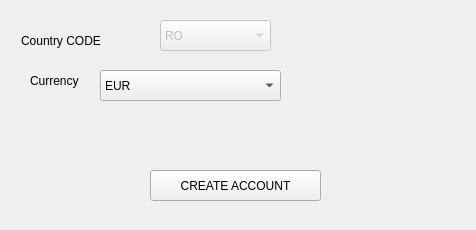
<?xml version="1.0" encoding="UTF-8"?>
<ui version="4.0">
 <class>QtGenerateIBAN</class>
 <widget class="QWidget" name="QtGenerateIBAN">
  <property name="geometry">
   <rect>
    <x>0</x>
    <y>0</y>
    <width>476</width>
    <height>230</height>
   </rect>
  </property>
  <property name="windowTitle">
   <string>QtGenerateIBAN</string>
  </property>
  <widget class="QPushButton" name="createAccountButton">
   <property name="geometry">
    <rect>
     <x>150</x>
     <y>170</y>
     <width>171</width>
     <height>31</height>
    </rect>
   </property>
   <property name="text">
    <string>CREATE ACCOUNT</string>
   </property>
  </widget>
  <widget class="QComboBox" name="comboBox">
   <property name="enabled">
    <bool>false</bool>
   </property>
   <property name="geometry">
    <rect>
     <x>160</x>
     <y>20</y>
     <width>111</width>
     <height>31</height>
    </rect>
   </property>
   <item>
    <property name="text">
     <string>RO</string>
    </property>
   </item>
  </widget>
  <widget class="QLabel" name="label">
   <property name="geometry">
    <rect>
     <x>21</x>
     <y>31</y>
     <width>131</width>
     <height>20</height>
    </rect>
   </property>
   <property name="text">
    <string>Country CODE</string>
   </property>
  </widget>
  <widget class="QLabel" name="label_4">
   <property name="geometry">
    <rect>
     <x>30</x>
     <y>70</y>
     <width>51</width>
     <height>21</height>
    </rect>
   </property>
   <property name="text">
    <string>Currency</string>
   </property>
  </widget>
  <widget class="QComboBox" name="comboBox_2">
   <property name="geometry">
    <rect>
     <x>100</x>
     <y>70</y>
     <width>181</width>
     <height>31</height>
    </rect>
   </property>
   <item>
    <property name="text">
     <string>EUR</string>
    </property>
   </item>
   <item>
    <property name="text">
     <string>RON</string>
    </property>
   </item>
   <item>
    <property name="text">
     <string>USD</string>
    </property>
   </item>
   <item>
    <property name="text">
     <string>CHF</string>
    </property>
   </item>
  </widget>
 </widget>
 <layoutdefault spacing="6" margin="11"/>
 <resources/>
 <connections/>
</ui>
